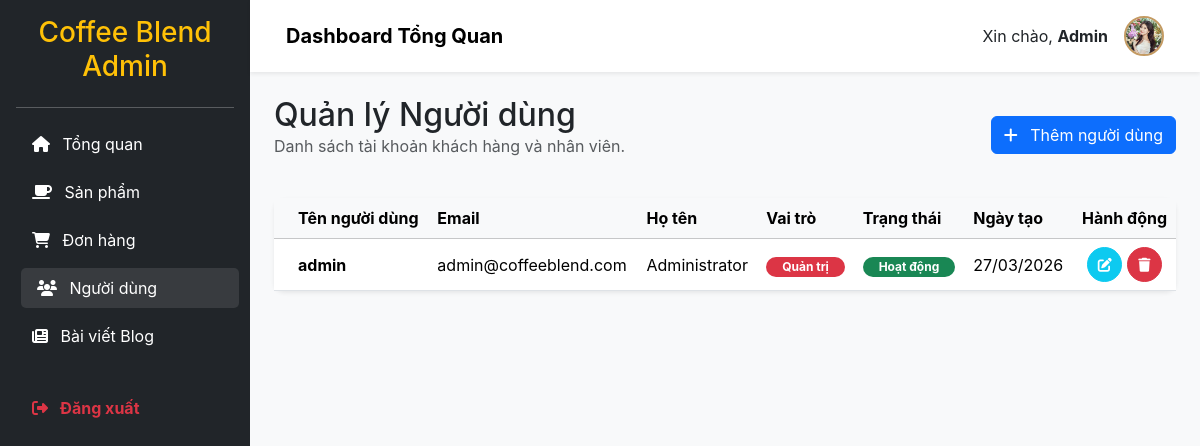
The page /admin/users.php (signed in) on the database its author committed.
### tables this page shows
CREATE TABLE `users` (
  `user_id` int(11) NOT NULL,
  `username` varchar(50) NOT NULL,
  `email` varchar(100) NOT NULL,
  `password` varchar(255) NOT NULL,
  `full_name` varchar(100) NOT NULL,
  `phone` varchar(15) DEFAULT NULL,
  `address` text DEFAULT NULL,
  `role` enum('admin','staff','customer') DEFAULT 'customer',
  `avatar` varchar(255) DEFAULT NULL,
  `created_at` timestamp NOT NULL DEFAULT current_timestamp(),
  `updated_at` timestamp NOT NULL DEFAULT current_timestamp() ON UPDATE current_timestamp(),
  `last_login` datetime DEFAULT NULL,
  `status` tinyint(4) DEFAULT 1 COMMENT '1: active, 0: inactive'
);

### config/functions.php (called while the page is built, shortened)
<?php
function sanitize($input) {
    return htmlspecialchars(trim($input), ENT_QUOTES, 'UTF-8');
}
?>

### admin/users.php (the view, shortened to what this page needs)
<?php
include 'includes/header.php';
include 'includes/sidebar.php';
?>
<div class="row mb-4">
    <div class="col-12 d-flex justify-content-between align-items-center">
        <div>
            <h2 class="mb-0">Quản lý Người dùng</h2>
            <p class="text-muted">Danh sách tài khoản khách hàng và nhân viên.</p>
        </div>
        <button class="btn btn-primary"><i class="fas fa-plus me-2"></i> Thêm người dùng</button>
    </div>
</div>
<div class="card shadow-sm">
    <div class="card-body p-0">
        <div class="table-responsive">
            <table class="table table-hover align-middle mb-0">
                <thead class="table-light">
                    <tr>
                        <th class="ps-4">Tên người dùng</th>
                        <th>Email</th>
                        <th>Họ tên</th>
                        <th>Vai trò</th>
                        <th>Trạng thái</th>
                        <th>Ngày tạo</th>
                        <th class="text-center">Hành động</th>
                    </tr>
                </thead>
                <tbody>
<?php
try {
    $query = "SELECT * FROM users ORDER BY user_id DESC";
    $stmt = $pdo->query($query);
    $users = $stmt->fetchAll();
    if (isset($success)): ?><div class="alert alert-success mx-4 mt-4"><?php echo $success; ?></div><?php endif;
    if (isset($error)): ?><div class="alert alert-danger mx-4 mt-4"><?php echo $error; ?></div><?php endif;
    if (count($users) > 0) {
        foreach ($users as $user) {
            $role_badge = ($user['role'] == 'admin') ? 'bg-danger' : (($user['role'] == 'staff') ? 'bg-primary' : 'bg-info');
            $role_text = ($user['role'] == 'admin') ? 'Quản trị' : (($user['role'] == 'staff') ? 'Nhân viên' : 'Khách hàng');
?>
<tr>
    <td class="ps-4 fw-bold"><?php echo sanitize($user['username']); ?></td>
    <td><?php echo sanitize($user['email']); ?></td>
    <td><?php echo sanitize($user['full_name']); ?></td>
    <td><span class="badge <?php echo $role_badge; ?> rounded-pill px-3"><?php echo $role_text; ?></span></td>
    <td>
        <?php if ($user['status'] == 1): ?>
            <span class="badge bg-success rounded-pill px-3">Hoạt động</span>
        <?php else: ?>
            <span class="badge bg-secondary rounded-pill px-3">Khóa</span>
        <?php endif; ?>
    </td>
    <td><?php echo date('d/m/Y', strtotime($user['created_at'])); ?></td>
    <td class="text-center">
        <a href="edit-user.php?id=<?php echo $user['user_id']; ?>" class="btn btn-sm btn-info text-white rounded-circle p-2" title="Sửa" style="width: 35px; height: 35px; display: inline-flex; align-items: center; justify-content: center;"><i class="fas fa-edit"></i></a>
        <a href="users.php?action=delete&id=<?php echo $user['user_id']; ?>" class="btn btn-sm btn-danger rounded-circle p-2" onclick="return confirm('Bạn có chắc muốn xóa người dùng này?')" title="Xóa" style="width: 35px; height: 35px; display: inline-flex; align-items: center; justify-content: center;"><i class="fas fa-trash"></i></a>
    </td>
</tr>
<?php
                            }
                        } else {
                            echo "<tr><td colspan='7' class='text-center py-4'>Chưa có người dùng nào.</td></tr>";
                        }
                    } catch (PDOException $e) {
                        echo "<tr><td colspan='7' class='text-center py-4 text-danger'>Lỗi: " . $e->getMessage() . "</td></tr>";
                    }
                    ?>
                </tbody>
            </table>
        </div>
    </div>
</div>
<?php include 'includes/footer.php'; ?>

### admin/css/admin.css (style rules this page uses)
body { font-family: 'Inter', 'Segoe UI', Roboto, sans-serif; background-color: #f8f9fa; }
.card { border: none; border-radius: 10px; box-shadow: 0 4px 6px rgba(0,0,0,0.05); transition: transform 0.3s; }

### rows shown on the page
users: username "admin", email "admin@coffeeblend.com", full_name "Administrator", role "Quản trị", status "Hoạt động", created_at "27/03/2026"
